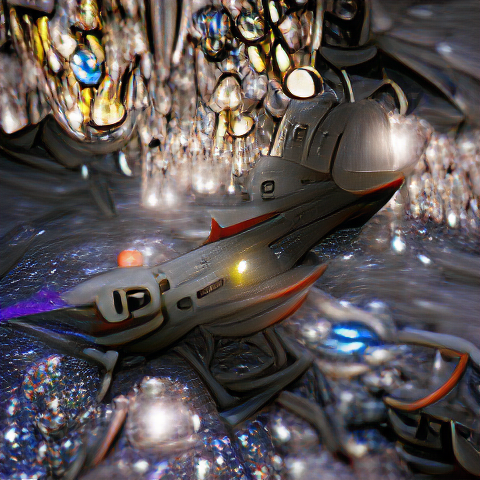
#> input picture pythonImages/example.png, 480 x 480 px
$ python image_example.py   (older library calls are emulated)
#> lines starting #> are read from the running program, lines starting #| are printed output that depends on the picture; after the words box and inside, x2 and y2 are one past the last pixel; in counts of white or black regions, pixels touching at a corner belong together
### pythonImages/img_f.py
import skimage
from skimage import io as io
from skimage import filters as filters
from skimage import transform as transform
import numpy as np

#These are all based on the OpenCV functions, to make the conversion to scikit image easier (also should make future changes easier as well)

def line(img,p1,p2,color,thickness=1,draw='set'):
    y1 = max(0,min(img.shape[0]-1,p1[1]))
    y2 = max(0,min(img.shape[0]-1,p2[1]))
    x1 = max(0,min(img.shape[1]-1,p1[0]))
    x2 = max(0,min(img.shape[1]-1,p2[0]))

    if thickness>3:
        c_rr,c_cc = skimage.draw.circle_perimeter(0,0,(thickness)//2)
        c_points = set(zip(c_rr,c_cc)) #remove duplicates
        for r,c in c_points:
            rr,cc = skimage.draw.line(y1+r,x1+c,y2+r,x2+c)
            wanted = (rr>=0) & (rr<img.shape[0]) & (cc>=0) & (cc<img.shape[1])
            rr=rr[wanted]
            cc=cc[wanted]
            if draw=='set':
                img[rr,cc]=color
            elif draw=='add':
                img[rr,cc]+=color
            elif draw=='mult':
                img[rr,cc]*=color

    else:
        rr,cc = skimage.draw.line(y1,x1,y2,x2)
        if draw=='set':
            img[rr,cc]=color
        elif draw=='add':
            img[rr,cc]+=color
        elif draw=='mult':
            img[rr,cc]*=color
        if thickness>1:
            if x1<img.shape[1]-2 and y1<img.shape[0]-2 and x2<img.shape[1]-2 and y2<img.shape[0]-2:
                rr,cc = skimage.draw.line(y1+1,x1+1,y2+1,x2+1)
                wanted = (rr>=0) & (rr<img.shape[0]) & (cc>=0) & (cc<img.shape[1])
                rr=rr[wanted]
                cc=cc[wanted]
                if draw=='set':
                    img[rr,cc]=color
                elif draw=='add':
                    img[rr,cc]+=color
                elif draw=='mult':
                    img[rr,cc]*=color
            if x1<img.shape[1]-2 and x2<img.shape[1]-2:
                rr,cc = skimage.draw.line(y1,x1+1,y2,x2+1)
                wanted = (rr>=0) & (rr<img.shape[0]) & (cc>=0) & (cc<img.shape[1])
                rr=rr[wanted]
                cc=cc[wanted]
                if draw=='set':
                    img[rr,cc]=color
                elif draw=='add':
                    img[rr,cc]+=color
                elif draw=='mult':
                    img[rr,cc]*=color
            if y1<img.shape[0]-2 and y2<img.shape[0]-2:
                rr,cc = skimage.draw.line(y1+1,x1,y2+1,x2)
                wanted = (rr>=0) & (rr<img.shape[0]) & (cc>=0) & (cc<img.shape[1])
                rr=rr[wanted]
                cc=cc[wanted]
                if draw=='set':
                    img[rr,cc]=color
                elif draw=='add':
                    img[rr,cc]+=color
                elif draw=='mult':
                    img[rr,cc]*=color
        if thickness>2:
            rr,cc = skimage.draw.line(y1-1,x1-1,y2-1,x2-1)
            wanted = (rr>=0) & (rr<img.shape[0]) & (cc>=0) & (cc<img.shape[1])
            rr=rr[wanted]
            cc=cc[wanted]
            if draw=='set':
                img[rr,cc]=color
            elif draw=='add':
                img[rr,cc]+=color
            elif draw=='mult':
                img[rr,cc]*=color
            rr,cc = skimage.draw.line(y1,x1-1,y2,x2-1)
            wanted = (rr>=0) & (rr<img.shape[0]) & (cc>=0) & (cc<img.shape[1])
            rr=rr[wanted]
            cc=cc[wanted]
            if draw=='set':
                img[rr,cc]=color
            elif draw=='add':
                img[rr,cc]+=color
            elif draw=='mult':
                img[rr,cc]*=color
            rr,cc = skimage.draw.line(y1-1,x1,y2-1,x2)
            wanted = (rr>=0) & (rr<img.shape[0]) & (cc>=0) & (cc<img.shape[1])
            rr=rr[wanted]
            cc=cc[wanted]
            if draw=='set':
                img[rr,cc]=color
            elif draw=='add':
                img[rr,cc]+=color
            elif draw=='mult':
                img[rr,cc]*=color
            if y1<img.shape[0]-2 and y2<img.shape[0]-2:
                rr,cc = skimage.draw.line(y1+1,x1-1,y2+1,x2-1)
                wanted = (rr>=0) & (rr<img.shape[0]) & (cc>=0) & (cc<img.shape[1])
                rr=rr[wanted]
                cc=cc[wanted]
                if draw=='set':
                    img[rr,cc]=color
                elif draw=='add':
                    img[rr,cc]+=color
                elif draw=='mult':
                    img[rr,cc]*=color
            if x1<img.shape[1]-2 and x2<img.shape[1]-2:
                rr,cc = skimage.draw.line(y1-1,x1+1,y2-1,x2+1)
                wanted = (rr>=0) & (rr<img.shape[0]) & (cc>=0) & (cc<img.shape[1])
                rr=rr[wanted]
                cc=cc[wanted]
                if draw=='set':
                    img[rr,cc]=color
                elif draw=='add':
                    img[rr,cc]+=color
                elif draw=='mult':
                    img[rr,cc]*=color

def rectangle(img,c1,c2,color,thickness=1):
    line(img,c1,(c2[0],c1[1]),color,thickness)
    line(img,(c2[0],c1[1]),c2,color,thickness)
    line(img,c2,(c1[0],c2[1]),color,thickness)
    line(img,(c1[0],c2[1]),c1,color,thickness)

def imread(path,color=True):
#> called with path = 'example.png', color = False
    return io.imread(path,not color)
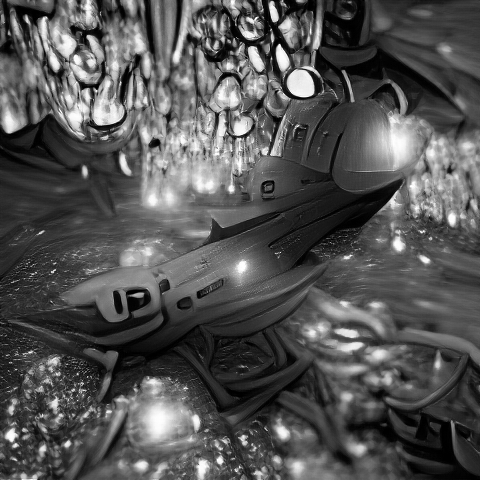
#> returned value: shape (480, 480) float64; min 0, max 1, mean 0.328

def imwrite(path,img):
    minV = img.min()
    maxV = img.max()
    if maxV>1 and minV>=0:
        img=img.astype(np.uint8)
    return io.imsave(path,img,plugin='pil')

def imshow(name,img):
    return io.imshow(img)

def show(): #replaces cv2.waitKey()
    return io.show()

# [18 lines left out: functions resize, otsuThreshold, not called in this run]

def rgb2hsv(img):
    return skimage.color.rgb2hsv(img)
def hsv2rgb(img):
    return skimage.color.hsv2rgb(img)
def rgb2gray(img):
    return skimage.color.rgb2gray(img)
# [18 lines left out: functions gray2rgb, polylines, not called in this run]

def fillConvexPoly(img,points,color):
    return polylines(img,points,True,color)

# [7 lines left out: function warpAffine, not called in this run]

def remap(img,map_x,map_y,interpolation=2,borderValue=None):
    return transform.warp(img,np.stack((map_y,map_x),axis=0),order=interpolation)

ROTATE_90_COUNTERCLOCKWISE=1
ROTATE_90_CLOCKWISE=3
ROTATE_180=2
# [5 lines left out: function rotate, not called in this run]

def getAffineTransform(src,dst):
    return transform.estimate_transform('affine',src,dst).params

# [7 lines that do not run on import are left out]

### pythonImages/image_example.py
import numpy as np #Images are going to be numpy arrays
import img_f #This is my image processing functions
            #I originally used OpenCV, which is a very good and well used Computer Vision library
            #However, I recently have had issues installing it with Anaconda in parallel with other packages I need
            #So this wraped Scikit's image functions to have the same call signature as OpenCV


#This will walk through some basic stuff

#Read in image as grayscale
img = img_f.imread('example.png',color=False)
print(img.dtype) #this is a float image, so values of 0 to 1 (black to white)
#| float64
print(img.shape) #this is a 480x480 image.
#| (480, 480)

#draw a line (points are x,y)
img_f.line(img,(0,0),(100,200),color=0,thickness=5)
#> after the loop in line, `for r,c in c_points:`: img: shape (480, 480) float64; 0.52% of pixels changed, all inside (x1, y1, x2, y2) = (0, 0, 103, 203)

#directly change a single pixel (indexing is rows,col or y,x)
img[20,43]=0
#> img: shape (480, 480) float64; min 0, max 1, mean 0.326

#change region to white
img[400:460,20:80]=1 #This is numpy indexing. It broadcasts the value to all the range


#We can also do fancier broadcasting
black_white = np.array([1,0,1,0,1,0,1,0,1,0,1,0,1,0,1,0,1]) #alternating white and black, single vector
len_black_white = black_white.shape[0] #get it's length, because I'm lazy and don't want to count

black_white = black_white[:,None] #Add a new dimension (of length 1) which is now the x dimension

img[400:400+len_black_white, 400:460] = black_white
#This broadcasts the black_white along it's singleton dimension (x)
#the "400:400+len_black_white" is setting it's y position (and range matched to black_white's length)
#the "400:460" is the range in the x dimension we're broadcasting too


#Make part of the image lighter
img[0:40,440:] *=2 #you can leave off the last number of a span to indicate it goes to the end of the image
#OH NO! Becuase we just multiplied, we might have some values above 1 now
#let's fix that
img[img>1] = 1
#"img>1" is a binary array with True/1 everywhere the image has a pixel value greater than 1
#We can index an array with a binary array so we only get the values where the binary array is true
#so all together this sets all values greater than 1 to 1.

#Copy part of the image somewhere else
part = img[375:445,120:215]
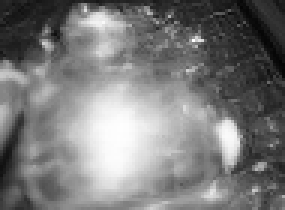
#> part: shape (70, 95) float64 (shown 3 times larger); min 0.0179, max 1, mean 0.482
img[390:390+part.shape[0], 290:290+part.shape[1]] = part
#> img: shape (480, 480) float64; min 0, max 1, mean 0.347


#And a quick example of drawing a bounding box (BB)
#we probably want to make the BB in color so it stands out
#Convert to color
img = np.stack((img,img,img),axis=2) #stack it into the three color channels
#> img: shape (480, 480, 3) float64
#OR
#img = np.repeat(img,3,axis=2) #use the repeat function

#There's a function to make drawing a BB easier, you just need to top-left and bottom-right corners (again x,y here)
#Color is now a 3-tuple for RGB (we just draw red here)
img_f.rectangle(img,(40,180),(410,360),color=(1,0,0),thickness=4)
#> call 2 of line, with p1 = (40, 180), p2 = (410, 180), color = (1, 0, 0), thickness = 4, draw = 'set'
#> after the loop in line (call 2), `for r,c in c_points:`:
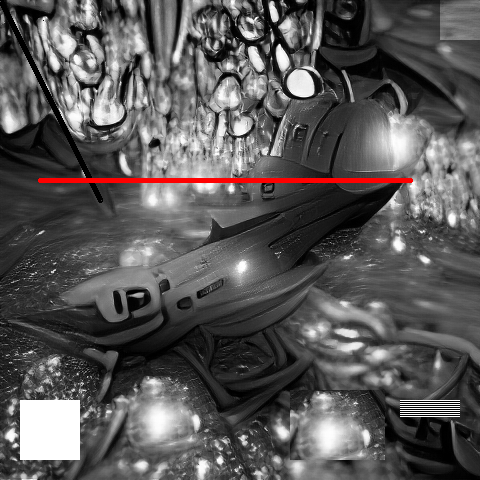
#> img: shape (480, 480, 3) float64; mean of channels 0, 1, 2 0.352, 0.344, 0.344; drawn as R, G, B
#> call 3 of line, with p1 = (410, 180), p2 = (410, 360), color = (1, 0, 0), thickness = 4, draw = 'set'
#> after the loop in line (call 3), `for r,c in c_points:`:
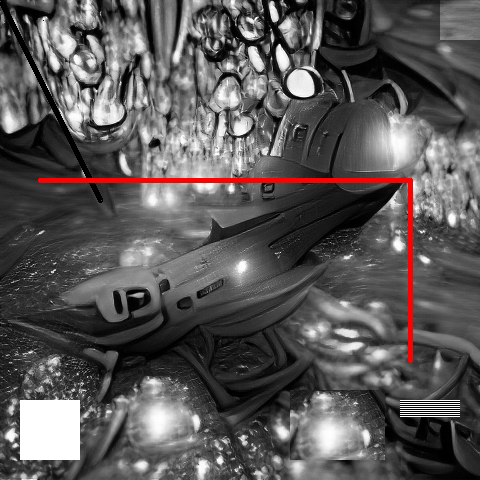
#> img: shape (480, 480, 3) float64; 0.39% of pixels changed, all inside (x1, y1, x2, y2) = (408, 182, 413, 363); drawn as R, G, B
#> call 4 of line, with p1 = (410, 360), p2 = (40, 360), color = (1, 0, 0), thickness = 4, draw = 'set'
#> after the loop in line (call 4), `for r,c in c_points:`:
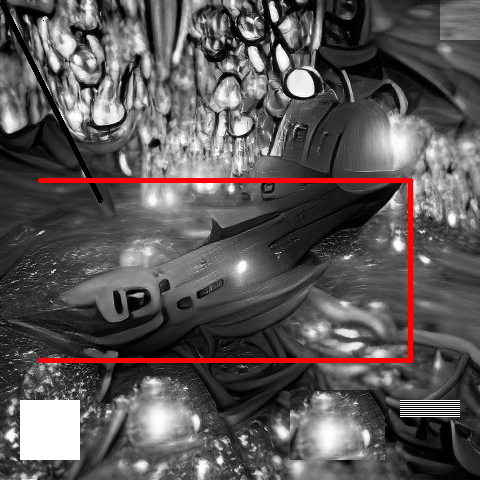
#> img: shape (480, 480, 3) float64; 0.8% of pixels changed, all inside (x1, y1, x2, y2) = (38, 358, 409, 363); drawn as R, G, B
#> after the loop in line (call 5), `for r,c in c_points:`:
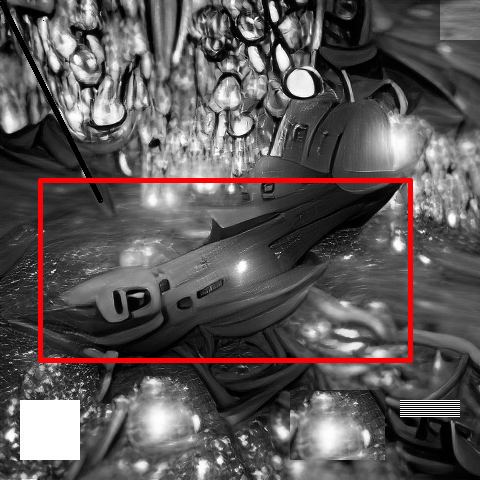
#> img: shape (480, 480, 3) float64; 0.38% of pixels changed, all inside (x1, y1, x2, y2) = (38, 182, 43, 359); drawn as R, G, B


#You can alternatively hightlight a region like this
img[63:100,282:323,0]=0 #This sets the red channel to 0, leaving the rest cyan
#Or
img[112:140,226:262,1]=1 #This sets the green channel to 1
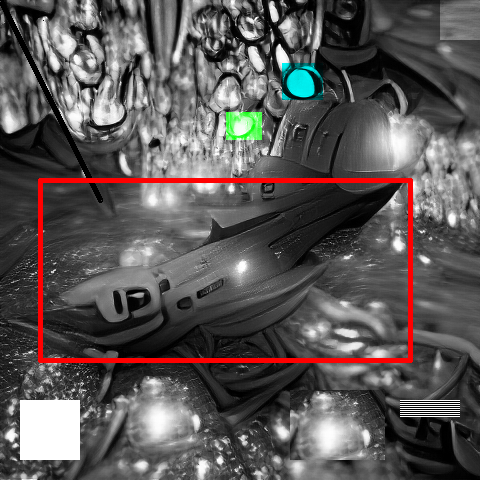
#> img: shape (480, 480, 3) float64; mean of channels 0, 1, 2 0.36, 0.342, 0.34; drawn as R, G, B

#For documents (which mostly white backgroun) the first highlight method usuall works best

#write the image out
img_f.imwrite('edited.png',img)
#> in imwrite, `minV = img.min()`: minV = 0
#> in imwrite, `maxV = img.max()`: maxV = 1
#If you have any value higher than 1, it will reinturpt the max value as 255 and save it accordingly, so be careful!
